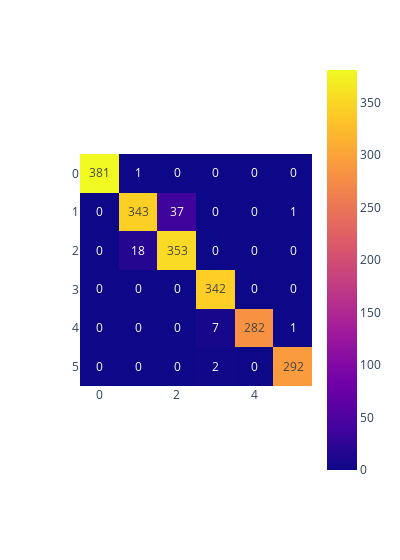

The notebook cell this image was saved under:
### Code cell
knnConf = confusion_matrix(y_test, y_pred)

fig = px.imshow(knnConf, text_auto=True, width= 400)
fig.show()

### Figure 1 — Plotly figure (JSON) as saved in the notebook; plotly's stock layout.template omitted (floating-point values rounded to 4 significant figures)
{"data": [{"coloraxis": "coloraxis", "hovertemplate": "x: %{x}<br>y: %{y}<br>color: %{z}<extra></extra>", "name": "0", "texttemplate": "%{z}", "type": "heatmap", "xaxis": "x", "yaxis": "y", "z": [[381, 1, 0, 0, 0, 0], [0, 343, 37, 0, 0, 1], [0, 18, 353, 0, 0, 0], [0, 0, 0, 342, 0, 0], [0, 0, 0, 7, 282, 1], [0, 0, 0, 2, 0, 292]]}], "layout": {"coloraxis": {"colorscale": [[0, "#0d0887"], [0.1111, "#46039f"], [0.2222, "#7201a8"], [0.3333, "#9c179e"], [0.4444, "#bd3786"], [0.5556, "#d8576b"], [0.6667, "#ed7953"], [0.7778, "#fb9f3a"], [0.8889, "#fdca26"], [1, "#f0f921"]]}, "margin": {"t": 60}, "width": 400, "xaxis": {"anchor": "y", "constrain": "domain", "domain": [0, 1], "scaleanchor": "y"}, "yaxis": {"anchor": "x", "autorange": "reversed", "constrain": "domain", "domain": [0, 1]}}}
